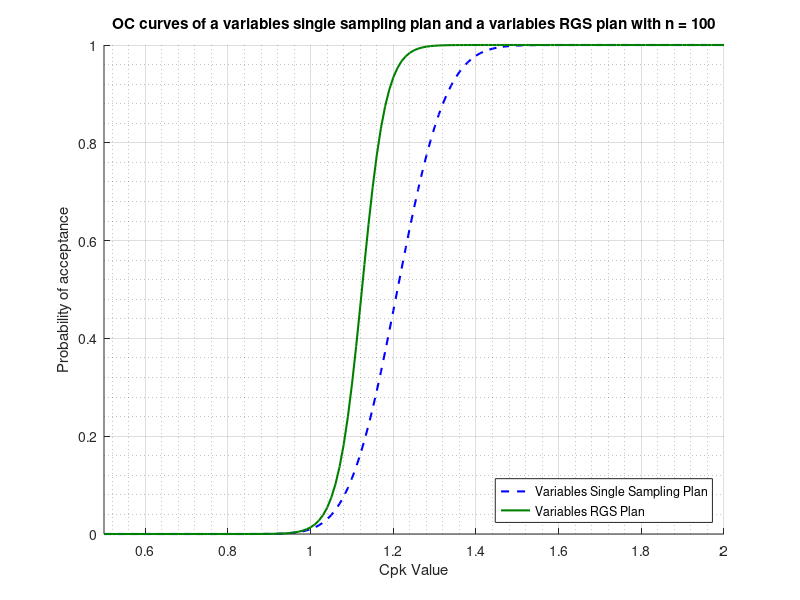

The MATLAB script that drew this image:
function fig2()
    % Fixed parameters
    n = 100;  % sample size
    ka = 1.214;  % acceptance critical value
    kr = 1.05;  % rejection critical value
    xi = 1.0;
    
    % Generate Cpk values
    cpk_values = 0.5:0.01:2.0;
    
    % Initialize arrays to store probabilities
    p_single = zeros(size(cpk_values));
    p_rgs = zeros(size(cpk_values));
    
    % Calculate probabilities for each Cpk value
    for i = 1:length(cpk_values)
        cpk = cpk_values(i);
        b = 3 * cpk + xi;
        
        % Calculate Pa and Pr
        Pa = compute_F_cpk(ka, n, b, xi);
        Pr = 1 - compute_F_cpk(kr, n, b, xi);
        
        % Single sampling plan
        p_single(i) = Pa;
        
        % RGS plan
        p_rgs(i) = Pa / (Pa + Pr);
    end
    
    % Create the plot
    figure('Position', [100 100 800 600]);
    hold on;
    
    % Plot single sampling plan (blue dashed line)
    plot(cpk_values, p_single, '--', 'Color', [0 0 1], 'LineWidth', 1.5);
    
    % Plot RGS plan (green solid line)
    plot(cpk_values, p_rgs, '-', 'Color', [0 0.5 0], 'LineWidth', 1.5);
    
    % Customize the plot
    grid on;
    xlabel('Cpk Value');
    ylabel('Probability of acceptance');
    title('OC curves of a variables single sampling plan and a variables RGS plan with n = 100');
    legend('Variables Single Sampling Plan', 'Variables RGS Plan', 'Location', 'southeast');
    
    % Set axis limits
    xlim([0.5 2.0]);
    ylim([0 1.0]);
    
    % Add minor grid
    grid minor;
    
    hold off;
end

function F = compute_F_cpk(ka, n, b, xi)
    % Define integrand function
    function y = integrand(t)
        chi_term = (n-1) * (b*sqrt(n) - t).^2 / (9*n*ka^2);
        phi_terms = normpdf(t + xi*sqrt(n)) + normpdf(t - xi*sqrt(n));
        y = chi2cdf(chi_term, n-1) .* phi_terms;
    end
    
    % Compute integral
    F = integral(@integrand, 0, b*sqrt(n), 'RelTol', 1e-6, 'AbsTol', 1e-9);
end